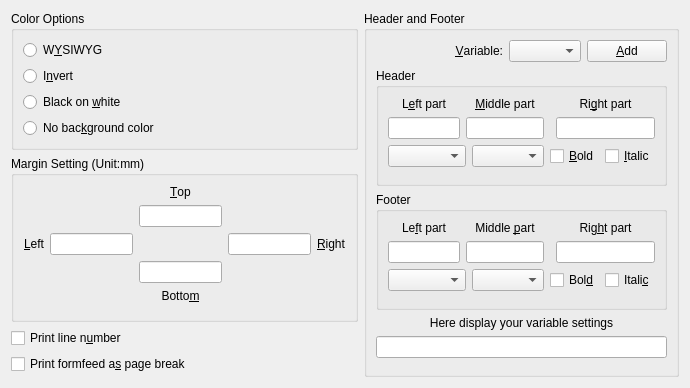
<?xml version="1.0" encoding="UTF-8"?>
<ui version="4.0">
 <class>PreferenceSubPrintDlg</class>
 <widget class="QWidget" name="PreferenceSubPrintDlg">
  <property name="geometry"><rect><x>0</x><y>0</y><width>690</width><height>333</height></rect></property>
  <layout class="QVBoxLayout" name="layout1">
   <item>
    <layout class="QHBoxLayout" name="layout2">
     <item>
      <layout class="QVBoxLayout" name="layout3">
       <item>
        <widget class="QGroupBox" name="colouroptStatic">
         <property name="nppId" stdset="0"><number>6602</number></property>
         <property name="title"><string>Color Options</string></property>
         <layout class="QVBoxLayout" name="layout4">
          <item>
           <widget class="QRadioButton" name="radioWysiwyg">
            <property name="nppId" stdset="0"><number>6603</number></property>
            <property name="text"><string>W&amp;YSIWYG</string></property>
            <attribute name="buttonGroup"><string notr="true">radioGroup1</string></attribute>
           </widget>
          </item>
          <item>
           <widget class="QRadioButton" name="radioInvert">
            <property name="nppId" stdset="0"><number>6604</number></property>
            <property name="text"><string>I&amp;nvert</string></property>
            <attribute name="buttonGroup"><string notr="true">radioGroup1</string></attribute>
           </widget>
          </item>
          <item>
           <widget class="QRadioButton" name="radioBw">
            <property name="nppId" stdset="0"><number>6605</number></property>
            <property name="text"><string>Black on &amp;white</string></property>
            <attribute name="buttonGroup"><string notr="true">radioGroup1</string></attribute>
           </widget>
          </item>
          <item>
           <widget class="QRadioButton" name="radioNobg">
            <property name="nppId" stdset="0"><number>6606</number></property>
            <property name="text"><string>No bac&amp;kground color</string></property>
            <attribute name="buttonGroup"><string notr="true">radioGroup1</string></attribute>
           </widget>
          </item>
         </layout>
        </widget>
       </item>
       <item>
        <widget class="QGroupBox" name="margesettingsStatic">
         <property name="nppId" stdset="0"><number>6607</number></property>
         <property name="title"><string>Margin Setting (Unit:mm)</string></property>
         <layout class="QGridLayout" name="gridLayout3">
          <item row="0" column="1" colspan="3">
           <widget class="QLabel" name="mtStatic">
            <property name="nppId" stdset="0"><number>6613</number></property>
            <property name="text"><string>&amp;Top</string></property>
            <property name="alignment"><set>Qt::AlignCenter</set></property>
            <property name="buddy"><cstring>editMt</cstring></property>
           </widget>
          </item>
          <item row="1" column="2">
           <widget class="QLineEdit" name="editMt">
            <property name="nppId" stdset="0"><number>6609</number></property>
            <property name="alignment"><set>Qt::AlignCenter</set></property>
           </widget>
          </item>
          <item row="2" column="0">
           <widget class="QLabel" name="mlStatic">
            <property name="nppId" stdset="0"><number>6612</number></property>
            <property name="text"><string>&amp;Left</string></property>
            <property name="alignment"><set>Qt::AlignRight|Qt::AlignVCenter</set></property>
            <property name="buddy"><cstring>editMl</cstring></property>
           </widget>
          </item>
          <item row="2" column="1">
           <widget class="QLineEdit" name="editMl">
            <property name="nppId" stdset="0"><number>6608</number></property>
            <property name="alignment"><set>Qt::AlignCenter</set></property>
           </widget>
          </item>
          <item row="2" column="4">
           <widget class="QLabel" name="mrStatic">
            <property name="nppId" stdset="0"><number>6614</number></property>
            <property name="text"><string>&amp;Right</string></property>
            <property name="buddy"><cstring>editMr</cstring></property>
           </widget>
          </item>
          <item row="2" column="3">
           <widget class="QLineEdit" name="editMr">
            <property name="nppId" stdset="0"><number>6610</number></property>
            <property name="alignment"><set>Qt::AlignCenter</set></property>
           </widget>
          </item>
          <item row="4" column="1" colspan="3">
           <widget class="QLabel" name="mbStatic">
            <property name="nppId" stdset="0"><number>6615</number></property>
            <property name="text"><string>Botto&amp;m</string></property>
            <property name="alignment"><set>Qt::AlignCenter</set></property>
            <property name="buddy"><cstring>editMb</cstring></property>
           </widget>
          </item>
          <item row="3" column="2">
           <widget class="QLineEdit" name="editMb">
            <property name="nppId" stdset="0"><number>6611</number></property>
            <property name="alignment"><set>Qt::AlignCenter</set></property>
           </widget>
          </item>
          <item row="5" column="0">
           <spacer name="vSpacer3">
            <property name="orientation"><enum>Qt::Vertical</enum></property>
           </spacer>
          </item>
         </layout>
        </widget>
       </item>
       <item>
        <widget class="QCheckBox" name="checkPrintlinenum">
         <property name="nppId" stdset="0"><number>6601</number></property>
         <property name="text"><string>Print line n&amp;umber</string></property>
        </widget>
       </item>
       <item>
        <widget class="QCheckBox" name="checkPrintformfeed">
         <property name="nppId" stdset="0"><number>6616</number></property>
         <property name="text"><string>Print formfeed a&amp;s page break</string></property>
        </widget>
       </item>
       <item>
        <spacer name="spacer5">
         <property name="orientation"><enum>Qt::Vertical</enum></property>
         <property name="sizeType"><enum>QSizePolicy::Expanding</enum></property>
         <property name="sizeHint" stdset="0"><size><width>0</width><height>0</height></size></property>
        </spacer>
       </item>
      </layout>
     </item>
     <item>
      <layout class="QVBoxLayout" name="layout6">
       <item>
        <widget class="QGroupBox" name="headerfppterGrStatic">
         <property name="nppId" stdset="0"><number>6728</number></property>
         <property name="title"><string>Header and Footer</string></property>
         <layout class="QGridLayout" name="gridLayout4">
          <item row="0" column="1">
           <widget class="QLabel" name="varStatic">
            <property name="nppId" stdset="0"><number>6725</number></property>
            <property name="text"><string>&amp;Variable:</string></property>
            <property name="alignment"><set>Qt::AlignRight|Qt::AlignVCenter</set></property>
            <property name="buddy"><cstring>comboVarlist</cstring></property>
           </widget>
          </item>
          <item row="0" column="2">
           <widget class="QComboBox" name="comboVarlist">
            <property name="nppId" stdset="0"><number>6724</number></property>
            <property name="insertPolicy"><enum>QComboBox::NoInsert</enum></property>
           </widget>
          </item>
          <item row="0" column="3">
           <widget class="QPushButton" name="buttonAddvar">
            <property name="nppId" stdset="0"><number>6723</number></property>
            <property name="text"><string>&amp;Add</string></property>
            <property name="autoDefault"><bool>false</bool></property>
           </widget>
          </item>
          <item row="1" column="0" colspan="4">
           <widget class="QGroupBox" name="hgbStatic">
            <property name="nppId" stdset="0"><number>6708</number></property>
            <property name="title"><string>Header</string></property>
            <layout class="QGridLayout" name="gridLayout5">
             <item row="0" column="0">
              <widget class="QLabel" name="hlStatic">
               <property name="nppId" stdset="0"><number>6709</number></property>
               <property name="text"><string>L&amp;eft part</string></property>
               <property name="alignment"><set>Qt::AlignCenter</set></property>
               <property name="buddy"><cstring>editHleft</cstring></property>
              </widget>
             </item>
             <item row="1" column="0">
              <widget class="QLineEdit" name="editHleft">
               <property name="nppId" stdset="0"><number>6701</number></property>
              </widget>
             </item>
             <item row="0" column="1" colspan="2">
              <widget class="QLabel" name="hmStatic">
               <property name="nppId" stdset="0"><number>6710</number></property>
               <property name="text"><string>&amp;Middle part</string></property>
               <property name="alignment"><set>Qt::AlignCenter</set></property>
               <property name="buddy"><cstring>editHmiddle</cstring></property>
              </widget>
             </item>
             <item row="1" column="1" colspan="2">
              <widget class="QLineEdit" name="editHmiddle">
               <property name="nppId" stdset="0"><number>6702</number></property>
               <property name="alignment"><set>Qt::AlignCenter</set></property>
              </widget>
             </item>
             <item row="0" column="4" colspan="2">
              <widget class="QLabel" name="hrStatic">
               <property name="nppId" stdset="0"><number>6711</number></property>
               <property name="text"><string>Ri&amp;ght part</string></property>
               <property name="alignment"><set>Qt::AlignCenter</set></property>
               <property name="buddy"><cstring>editHright</cstring></property>
              </widget>
             </item>
             <item row="1" column="4" colspan="2">
              <widget class="QLineEdit" name="editHright">
               <property name="nppId" stdset="0"><number>6703</number></property>
               <property name="alignment"><set>Qt::AlignRight|Qt::AlignVCenter</set></property>
              </widget>
             </item>
             <item row="2" column="0" colspan="2">
              <widget class="QComboBox" name="comboHfontname">
               <property name="nppId" stdset="0"><number>6704</number></property>
               <property name="insertPolicy"><enum>QComboBox::NoInsert</enum></property>
              </widget>
             </item>
             <item row="2" column="2">
              <widget class="QComboBox" name="comboHfontsize">
               <property name="nppId" stdset="0"><number>6705</number></property>
               <property name="insertPolicy"><enum>QComboBox::NoInsert</enum></property>
              </widget>
             </item>
             <item row="2" column="3" colspan="2">
              <widget class="QCheckBox" name="checkHbold">
               <property name="nppId" stdset="0"><number>6706</number></property>
               <property name="text"><string>&amp;Bold</string></property>
              </widget>
             </item>
             <item row="2" column="5">
              <widget class="QCheckBox" name="checkHitalic">
               <property name="nppId" stdset="0"><number>6707</number></property>
               <property name="text"><string>&amp;Italic</string></property>
              </widget>
             </item>
             <item row="3" column="0">
              <spacer name="vSpacer4">
               <property name="orientation"><enum>Qt::Vertical</enum></property>
              </spacer>
             </item>
            </layout>
           </widget>
          </item>
          <item row="2" column="0" colspan="4">
           <widget class="QGroupBox" name="fgbStatic">
            <property name="nppId" stdset="0"><number>6719</number></property>
            <property name="title"><string>Footer</string></property>
            <layout class="QGridLayout" name="gridLayout6">
             <item row="0" column="0">
              <widget class="QLabel" name="flStatic">
               <property name="nppId" stdset="0"><number>6720</number></property>
               <property name="text"><string>Le&amp;ft part</string></property>
               <property name="alignment"><set>Qt::AlignCenter</set></property>
               <property name="buddy"><cstring>editFleft</cstring></property>
              </widget>
             </item>
             <item row="1" column="0">
              <widget class="QLineEdit" name="editFleft">
               <property name="nppId" stdset="0"><number>6712</number></property>
              </widget>
             </item>
             <item row="0" column="1" colspan="2">
              <widget class="QLabel" name="fmStatic">
               <property name="nppId" stdset="0"><number>6721</number></property>
               <property name="text"><string>Middle &amp;part</string></property>
               <property name="alignment"><set>Qt::AlignCenter</set></property>
               <property name="buddy"><cstring>editFmiddle</cstring></property>
              </widget>
             </item>
             <item row="1" column="1" colspan="2">
              <widget class="QLineEdit" name="editFmiddle">
               <property name="nppId" stdset="0"><number>6713</number></property>
               <property name="alignment"><set>Qt::AlignCenter</set></property>
              </widget>
             </item>
             <item row="0" column="4" colspan="2">
              <widget class="QLabel" name="frStatic">
               <property name="nppId" stdset="0"><number>6722</number></property>
               <property name="text"><string>Rig&amp;ht part</string></property>
               <property name="alignment"><set>Qt::AlignCenter</set></property>
               <property name="buddy"><cstring>editFright</cstring></property>
              </widget>
             </item>
             <item row="1" column="4" colspan="2">
              <widget class="QLineEdit" name="editFright">
               <property name="nppId" stdset="0"><number>6714</number></property>
               <property name="alignment"><set>Qt::AlignRight|Qt::AlignVCenter</set></property>
              </widget>
             </item>
             <item row="2" column="0" colspan="2">
              <widget class="QComboBox" name="comboFfontname">
               <property name="nppId" stdset="0"><number>6715</number></property>
               <property name="insertPolicy"><enum>QComboBox::NoInsert</enum></property>
              </widget>
             </item>
             <item row="2" column="2">
              <widget class="QComboBox" name="comboFfontsize">
               <property name="nppId" stdset="0"><number>6716</number></property>
               <property name="insertPolicy"><enum>QComboBox::NoInsert</enum></property>
              </widget>
             </item>
             <item row="2" column="3" colspan="2">
              <widget class="QCheckBox" name="checkFbold">
               <property name="nppId" stdset="0"><number>6717</number></property>
               <property name="text"><string>Bol&amp;d</string></property>
              </widget>
             </item>
             <item row="2" column="5">
              <widget class="QCheckBox" name="checkFitalic">
               <property name="nppId" stdset="0"><number>6718</number></property>
               <property name="text"><string>Itali&amp;c</string></property>
              </widget>
             </item>
             <item row="3" column="0">
              <spacer name="vSpacer5">
               <property name="orientation"><enum>Qt::Vertical</enum></property>
              </spacer>
             </item>
            </layout>
           </widget>
          </item>
          <item row="3" column="0" colspan="4">
           <widget class="QLabel" name="whichpartStatic">
            <property name="nppId" stdset="0"><number>6727</number></property>
            <property name="text"><string>Here display your variable settings</string></property>
            <property name="alignment"><set>Qt::AlignCenter</set></property>
           </widget>
          </item>
          <item row="4" column="0" colspan="4">
           <widget class="QLineEdit" name="editViewpanel">
            <property name="nppId" stdset="0"><number>6726</number></property>
            <property name="readOnly"><bool>true</bool></property>
           </widget>
          </item>
          <item row="5" column="0">
           <spacer name="vSpacer6">
            <property name="orientation"><enum>Qt::Vertical</enum></property>
           </spacer>
          </item>
         </layout>
        </widget>
       </item>
       <item>
        <spacer name="spacer7">
         <property name="orientation"><enum>Qt::Vertical</enum></property>
         <property name="sizeType"><enum>QSizePolicy::Expanding</enum></property>
         <property name="sizeHint" stdset="0"><size><width>0</width><height>0</height></size></property>
        </spacer>
       </item>
      </layout>
     </item>
    </layout>
   </item>
   <item>
    <spacer name="spacer8">
     <property name="orientation"><enum>Qt::Vertical</enum></property>
     <property name="sizeType"><enum>QSizePolicy::Expanding</enum></property>
     <property name="sizeHint" stdset="0"><size><width>0</width><height>0</height></size></property>
    </spacer>
   </item>
  </layout>
 </widget>
 <resources/>
 <connections/>
 <buttongroups>
  <buttongroup name="radioGroup1"/>
 </buttongroups>
</ui>
